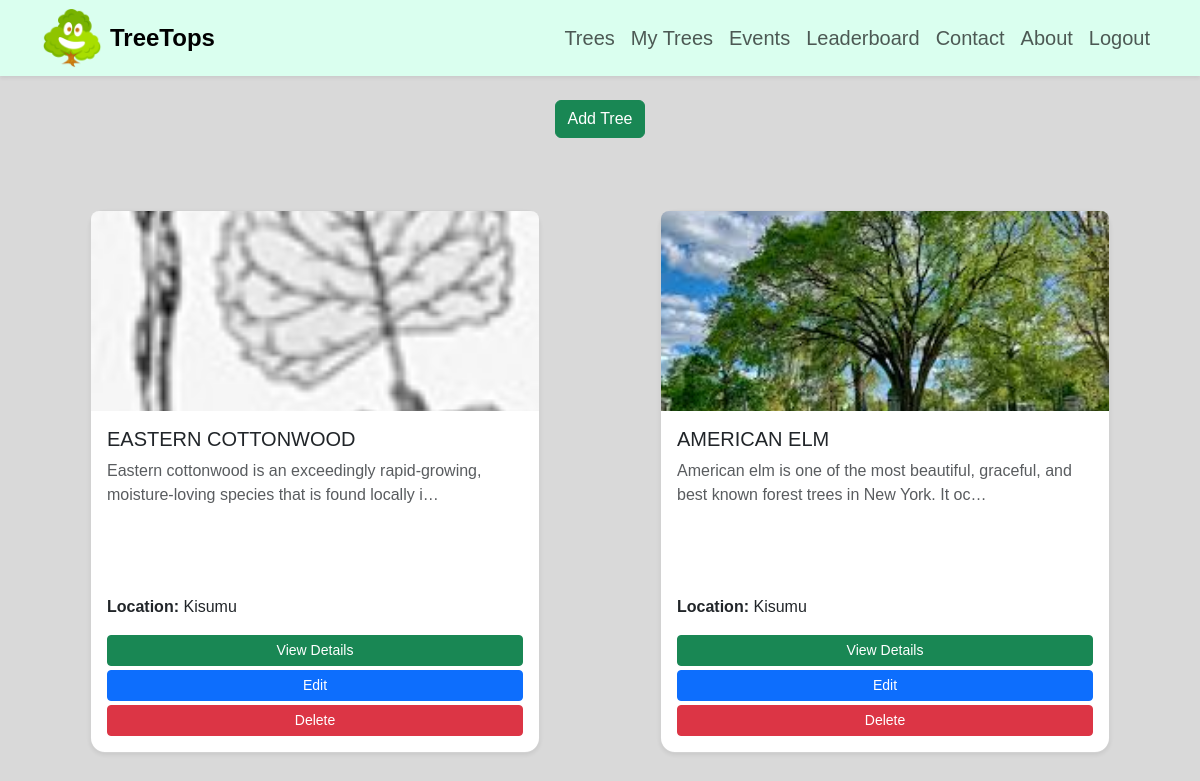
Before: /my-trees (signed in) with the older database file.
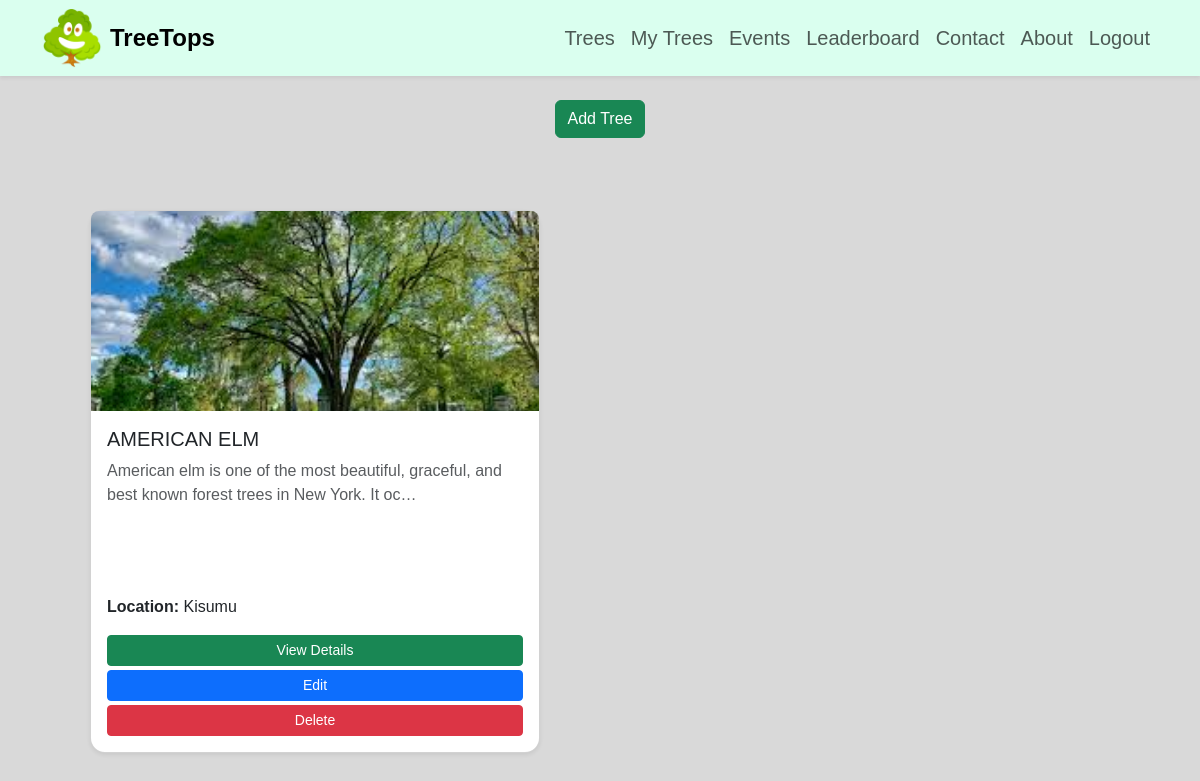
After: the same page with the newer database file.
### trees/models.py (models this page shows, shortened)
class Tree(models.Model):
    name = models.CharField(max_length=200)
    description = models.TextField()
    image = models.ImageField(upload_to='trees/', default='images/logo.png')
    location = models.CharField(max_length=200)
    price = models.DecimalField(max_digits=10, decimal_places=2, null=True, blank=True)
    owner = models.ForeignKey(User, on_delete=models.CASCADE)
    date_added = models.DateTimeField(auto_now_add=True)

### trees/views.py (the view)
# urls.py: path('my-trees', views.my_trees, name='my_trees'),
@login_required
def my_trees(request):
    user_trees = Tree.objects.filter(owner=request.user)
    context = {'my_tree': user_trees}
    return render(request, 'tree_app/my_trees.html', context )

### trees/templates/tree_app/my_trees.html (shortened to what this page needs)
{% extends 'home_without_footer.html' %}
{% block content %}
<div class="row">
          <div class="text-center mb-4">
        <a href="{% url 'add_tree' %}" class="btn btn-success">
            Add Tree
        </a>
    </div>
    {% for tree in my_tree %}
    <div class="col-md-6">
        <div class="card custom-card h-100 d-flex flex-column shadow-sm mb-4 m-5">
            {% if tree.image %}
            <img src="{{ tree.image.url }}" class="card-img-top img-fluid" style="height: 200px; border-radius: 8px 8px 0 0; width:100%; object-fit: cover;">
            {% endif %}
            <div class="card-body d-flex flex-column">
                <h5 class="card-title">{{ tree.name }}</h5>
                <p class="card-text text-muted flex-grow-1">
                    {{ tree.description|truncatechars:100 }}
                </p>
                <p><strong>Location:</strong> {{ tree.location }}</p>
                <div class="mt-auto">
                    <a href="{% url 'tree_detail' tree.id %}" class="btn btn-success btn-sm mb-1 w-100">View Details</a>
                    <a href="{% url 'edit_tree' tree.id %}" class="btn btn-primary btn-sm mb-1 w-100">Edit</a>
                    <a href="{% url 'delete_tree' tree.id %}"
                       class="btn btn-danger btn-sm w-100"
                       onclick="return confirm('Are you sure you want to delete this tree?');">
                        Delete
                    </a>
                </div>
            </div>
        </div>
    </div>
    {% endfor %}
</div>
{% endblock %}

Changed rows visible on the page:
removed Tree: image (picture), name "EASTERN COTTONWOOD", description "Eastern cottonwood is an exceedingly rapid-growing, moisture-loving species that is found locally i…", location "Kisumu"
